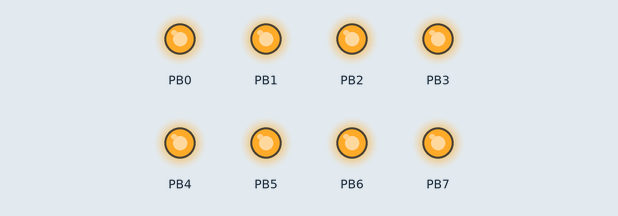
Recording of a program running on a simulated ATmega328P, built with avr-gcc and emulated at 16 MHz. On the bench: output pins drawn as LEDs (lit = HIGH).

Above: at 0.1 s.
At 20.6 s:
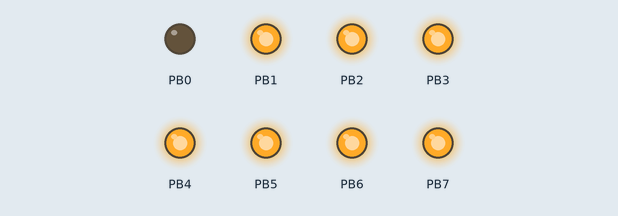
Timing chart, 0 to 40.0 s (numbered marks = the images above):
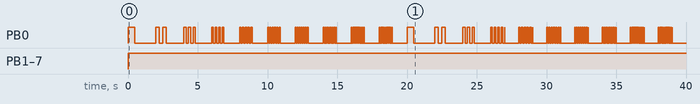

Measured:
- by itself, PB0: LOW → HIGH at 0.00 s, → LOW 0.50 s later, → HIGH 1.5 s later, → LOW 0.25 s later, … (234 changes in this stretch)
- by itself, PB1–7: LOW → HIGH at 0.00 s

The program:

main.c
```c
/*
 * FreqPlayerAtmega.c
 *
 * Created: 5/7/2019 6:33:27 PM
 * Author : Lucas
 */

int k=0;
#include <avr/io.h>
#include <math.h>
#include <avr/interrupt.h>
#include "def_principais.h"

void delay_ms( int ms )
{
	for (int i = 0; i < ms; i++)
	{
		_delay_ms(1);
	}
}

ISR(TIMER1_COMPA_vect)
{
	cpl_bit(PORTB, PB0);
}

void beep(int freq, int length)
{
	OCR1A = round(((16000000/freq)-1024)/2048);
	sei();
	delay_ms(length);
	cli();
	clr_bit(PORTB, PB0);
}

int main(void)
{
	DDRB = 0xFF;
	PORTB = 0xFF;

	TCNT1 = 0;
	OCR1A = 15624;
	TCCR1B = (1<<CS10) | (1<<CS12) | (1<<WGM12);
	TIMSK1 = (1<<OCIE1A);

	sei();
    while (1)
    {

		beep(1, 1000);
		_delay_ms(1000);
		beep(2, 1000);
		_delay_ms(1000);
		beep(3, 1000);
		_delay_ms(1000);
		beep(4, 1000);
		_delay_ms(1000);
		beep(5, 1000);
		_delay_ms(1000);
		beep(6, 1000);
		_delay_ms(1000);
		beep(7, 1000);
		_delay_ms(1000);
		beep(8, 1000);
		_delay_ms(1000);
		beep(9, 1000);
		_delay_ms(1000);
		beep(10, 1000);
		_delay_ms(1000);

	}
}
```

def_principais.h
```c
#ifndef _DEF_PRINCIPAIS_H
#define _DEF_PRINCIPAIS_H

#define F_CPU 16000000UL	//define a frequencia do microcontrolador - 16MHz

#include <avr/io.h> 	    //definições do componente especificado
#include <util/delay.h>		//biblioteca para o uso das rotinas de _delay_ms e _delay_us()
#include <avr/pgmspace.h>   //para o uso do PROGMEM, gravação de dados na memória flash

//Definições de macros para o trabalho com bits

#define	set_bit(y,bit)	(y|=(1<<bit))	//coloca em 1 o bit x da variável Y
#define	clr_bit(y,bit)	(y&=~(1<<bit))	//coloca em 0 o bit x da variável Y
#define cpl_bit(y,bit) 	(y^=(1<<bit))	//troca o estado lógico do bit x da variável Y
#define tst_bit(y,bit) 	(y&(1<<bit))	//retorna 0 ou 1 conforme leitura do bit

#endif
```
